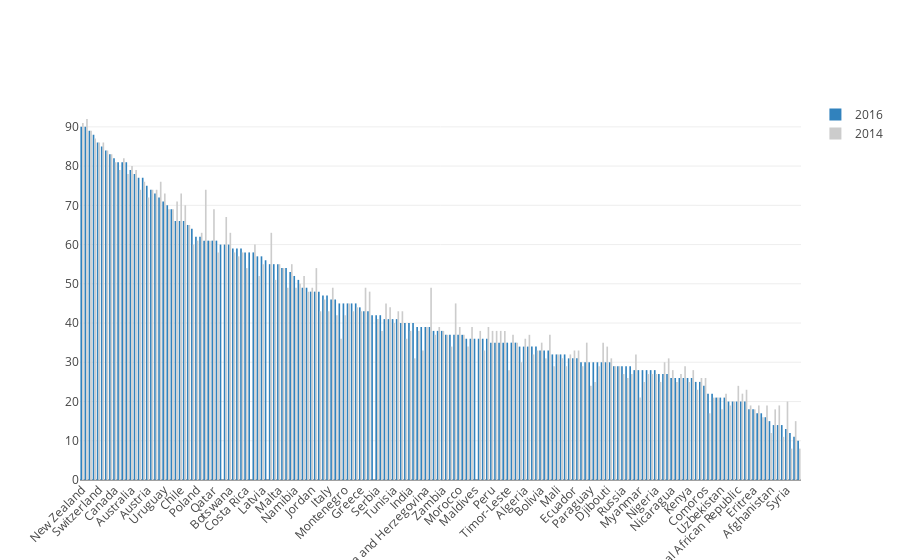

The cell this chart's notebook holds for it:
### Code cell
import plotly 

plotly.offline.init_notebook_mode(connected=True)


trace0 = go.Bar(
    x= df7['Country'],
    y=CPI16,
    name='2016',
    marker=dict(
        color='rgb(49,130,189)'
    )
)
trace1 = go.Bar(
    x=df7['Country'],
    y=CPI14,
    name='2014',
    marker=dict(
        color='rgb(204,204,204)',
    )
)

data = [trace0, trace1]
layout = go.Layout(
    xaxis=dict(tickangle=-45),
    barmode='group',
)

fig = go.Figure(data=data, layout=layout)
plotly.offline.iplot(fig, filename='angled-text-bar')

### Figure 1 — Plotly figure (JSON) as saved in the notebook; plotly's stock layout.template omitted (floating-point values rounded to 4 significant figures; data arrays with more than 128 entries replaced by an {"elided": "..."} marker saying what was removed)
{"data": [{"marker": {"color": "rgb(49,130,189)"}, "name": "2016", "type": "bar", "uid": "b03dbda4-95c6-11e8-ae63-7e00a8b9af01", "x": {"elided": "176 str values"}, "y": {"elided": "176 int values"}}, {"marker": {"color": "rgb(204,204,204)"}, "name": "2014", "type": "bar", "uid": "b03dc198-95c6-11e8-925e-7e00a8b9af01", "x": {"elided": "176 str values"}, "y": {"elided": "176 int values"}}], "layout": {"barmode": "group", "xaxis": {"tickangle": -45}}}
